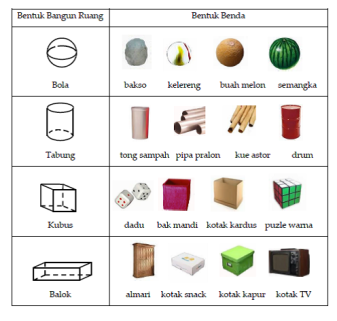
//> input picture bangun.jpg, 337 x 321 px, given in place of cap_mask_3019.jpg, which was not available
$ ./skeleton   (built with g++ and OpenCV 4)
//> lines starting //> are read from the running program, lines starting //| are printed output that depends on the picture; after the words box and inside, x2 and y2 are one past the last pixel; in counts of white or black regions, pixels touching at a corner belong together; pictures that were not available may be replaced by others from this repository, and a replacement may not be noted
### skeleton.hpp
/*
 * Skeletonization.hpp
 *
 *  Created on: Oct 2, 2014
 *      Author: Raghu
 *
 *  Code for thinning a binary image using Zhang-Suen algorithm.
 */

#ifndef SKELETON_HPP_INCLUDED
#define SKELETON_HPP_INCLUDED

#include <iostream>
#include <opencv2/imgproc/imgproc.hpp>
#include <opencv2/highgui/highgui.hpp>

using namespace std;
using namespace cv;

/**
 * Perform one thinning iteration.
 * Normally you wouldn't call this function directly from your code.
 */
void thinningIteration(Mat& im, int iter)
{
    Mat marker = Mat::zeros(im.size(), CV_8UC1);

    for (int i = 1; i < im.rows-1; i++)
    {
        for (int j = 1; j < im.cols-1; j++)
        {
            uchar p2 = im.at<uchar>(i-1, j);
            uchar p3 = im.at<uchar>(i-1, j+1);
            uchar p4 = im.at<uchar>(i, j+1);
            uchar p5 = im.at<uchar>(i+1, j+1);
            uchar p6 = im.at<uchar>(i+1, j);
            uchar p7 = im.at<uchar>(i+1, j-1);
            uchar p8 = im.at<uchar>(i, j-1);
            uchar p9 = im.at<uchar>(i-1, j-1);

            int A  = (p2 == 0 && p3 == 1) + (p3 == 0 && p4 == 1) +
                     (p4 == 0 && p5 == 1) + (p5 == 0 && p6 == 1) +
                     (p6 == 0 && p7 == 1) + (p7 == 0 && p8 == 1) +
                     (p8 == 0 && p9 == 1) + (p9 == 0 && p2 == 1);
            int B  = p2 + p3 + p4 + p5 + p6 + p7 + p8 + p9;
            int m1 = iter == 0 ? (p2 * p4 * p6) : (p2 * p4 * p8);
            int m2 = iter == 0 ? (p4 * p6 * p8) : (p2 * p6 * p8);

            if (A == 1 && (B >= 2 && B <= 6) && m1 == 0 && m2 == 0)
                marker.at<uchar>(i,j) = 1;
        }
    }

    im &= ~marker;
}

/**
 * Function for thinning the given binary image
 */
void thinning(Mat& im)
{
    im /= 255;

    Mat prev = Mat::zeros(im.size(), CV_8UC1);
    Mat diff;

    do {
        thinningIteration(im, 0);
        thinningIteration(im, 1);
        absdiff(im, prev, diff);
        im.copyTo(prev);
    }
    while (countNonZero(diff) > 0);

    im *= 255;
}

void CleaningBorder(Mat &result){
    for(int i=0;i<result.rows;i++){
        for(int j=0;j<result.cols;j++){
            result.at<uchar>(i, 0) = 0;
            result.at<uchar>(0, j) = 0;
            result.at<uchar>(i, result.cols-1) = 0;
            result.at<uchar>(result.rows, j) = 0;
        }
    }
}

/**
 * This is the function that acts as the input/output system of this header file.
 */
Mat skeletonization(Mat inputImage)
{
    if (inputImage.empty())
    	cout<<"Inside skeletonization, Source empty"<<endl;

    Mat outputImage;
    cvtColor(inputImage, outputImage, COLOR_BGR2GRAY);
    threshold(outputImage, outputImage, 0, 255, THRESH_BINARY+THRESH_OTSU);

    thinning(outputImage);
    CleaningBorder(outputImage);

    return outputImage;
}

// [88 lines left out: functions Coloring, HoughlineProb, HoughlineProb, HoughlineRegular, findJunctionPoints, not called in this run]

// Node structure untuk graf
struct Node {
    Point point;
    std::list<int> neighbors;
};

typedef std::unordered_map<int, Node> Graph;

// Fungsi untuk menambahkan edge pada graf
// [48 lines left out: functions addEdge, findNodeIndex, buildGraph, not called in this run]


#endif /* PROXYMAIN3_HPP_ */

### skeleton.cpp
#include <iostream>
#include <opencv2/opencv.hpp>
#include "skeleton.hpp"

using namespace std;
using namespace cv;

int main(int argc, char** argv)
{

    // [5 lines of commented-out code are left out]

    Mat im = imread("/home/hatfan/T_2/mask/cap_mask_3019.jpg");
//> im is the input picture: 321 rows x 337 cols, CV_8UC3; mean B, G, R 229.6, 231.8, 233.7
    Mat skel = skeletonization(im);
//> in skeletonization, `cvtColor(inputImage, outputImage, COLOR_BGR2GRAY);`:
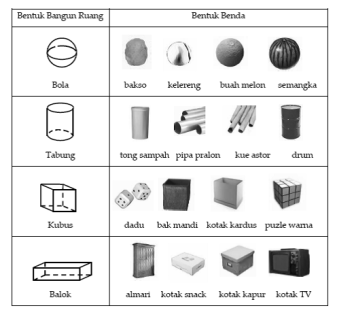
//> outputImage: 321 rows x 337 cols, CV_8UC1; min 0, max 255, mean 232.1
//> in skeletonization, `threshold(outputImage, outputImage, 0, 255, THRESH_BINARY+THRESH_OTSU);`:
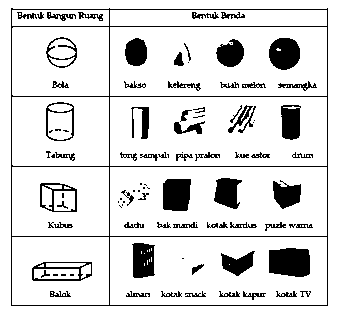
//> outputImage: 321 rows x 337 cols, CV_8UC1; 86.7% white; 99 black regions (31 under 20 px), largest, box (x1, y1, x2, y2) and area: (11, 8, 328, 306) 2782, (269, 248, 310, 277) 1068, (163, 179, 191, 211) 830
//> the loop in thinning, `do` made 19 passes
//> pass 1, in thinningIteration, `im &= ~marker;`:
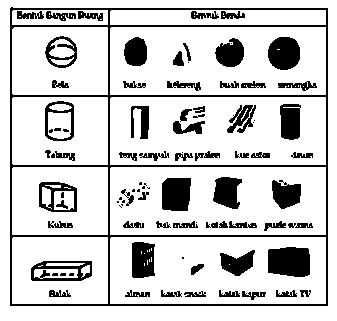
//> im: 321 rows x 337 cols, CV_8UC1; values 0 (black) and 1 (white), 81.4% white; 92 black regions (25 under 20 px), largest, box (x1, y1, x2, y2) and area: (10, 7, 328, 306) 5548, (268, 247, 310, 277) 1139, (162, 178, 191, 211) 891
//> pass 1, in thinningIteration (call 2), `im &= ~marker;`:
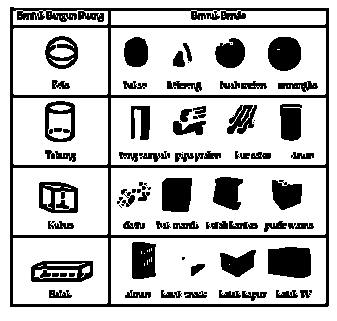
//> im: 321 rows x 337 cols, CV_8UC1; values 0 (black) and 1 (white), 76.2% white; 76 black regions (12 under 20 px), largest, box (x1, y1, x2, y2) and area: (10, 7, 329, 307) 9124, (268, 247, 311, 278) 1212, (162, 178, 192, 212) 955
//> after the loop in thinning, `do`:
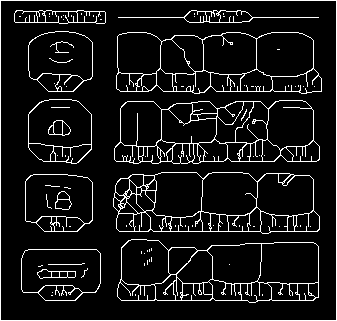
//> im: 321 rows x 337 cols, CV_8UC1; values 0 (black) and 1 (white), 8.8% white in thin lines or dots
//> after the loop in thinning, `do`: diff: 321 rows x 337 cols, CV_8UC1; every value is 0
//> in thinning, `im *= 255;`:
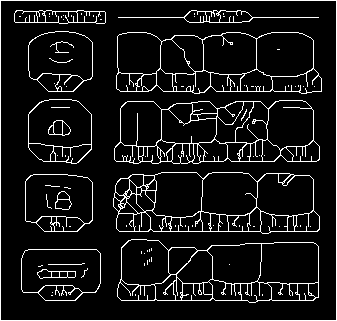
//> im: 321 rows x 337 cols, CV_8UC1; 8.8% white in thin lines or dots
//> after the loop in CleaningBorder, `for(int i=0;i<result.rows;i++)`:
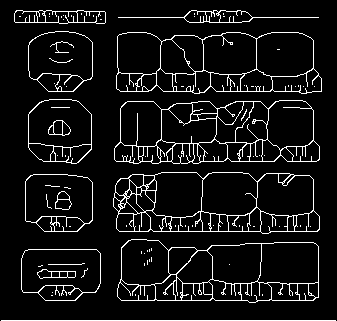
//> result: 321 rows x 337 cols, CV_8UC1; 7.9% white in thin lines or dots

    // [9 lines of commented-out code are left out]

//> (the run ends here: the program needs code that is not available in this run, at `std::vector<Point> junctionPoints = findJunctionPoints(skeleton);`)
